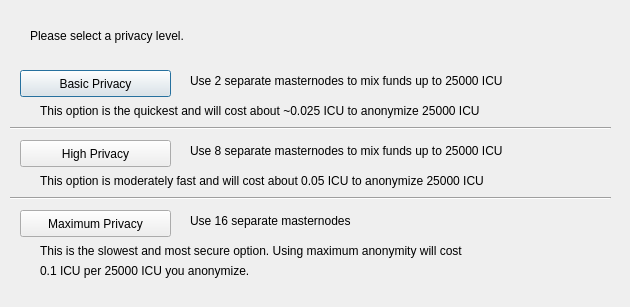
<?xml version="1.0" encoding="UTF-8"?>
<ui version="4.0">
 <class>ObfuscationConfig</class>
 <widget class="QDialog" name="ObfuscationConfig">
  <property name="geometry">
   <rect>
    <x>0</x>
    <y>0</y>
    <width>630</width>
    <height>307</height>
   </rect>
  </property>
  <property name="windowTitle">
   <string>Configure Obfuscation</string>
  </property>
  <widget class="QPushButton" name="buttonBasic">
   <property name="geometry">
    <rect>
     <x>20</x>
     <y>70</y>
     <width>151</width>
     <height>27</height>
    </rect>
   </property>
   <property name="text">
    <string>Basic Privacy</string>
   </property>
  </widget>
  <widget class="QPushButton" name="buttonHigh">
   <property name="geometry">
    <rect>
     <x>20</x>
     <y>140</y>
     <width>151</width>
     <height>27</height>
    </rect>
   </property>
   <property name="text">
    <string>High Privacy</string>
   </property>
  </widget>
  <widget class="QPushButton" name="buttonMax">
   <property name="geometry">
    <rect>
     <x>20</x>
     <y>210</y>
     <width>151</width>
     <height>27</height>
    </rect>
   </property>
   <property name="text">
    <string>Maximum Privacy</string>
   </property>
  </widget>
  <widget class="QLabel" name="label">
   <property name="geometry">
    <rect>
     <x>30</x>
     <y>20</y>
     <width>571</width>
     <height>31</height>
    </rect>
   </property>
   <property name="text">
    <string>Please select a privacy level.</string>
   </property>
  </widget>
  <widget class="QLabel" name="label_2">
   <property name="geometry">
    <rect>
     <x>190</x>
     <y>70</y>
     <width>421</width>
     <height>21</height>
    </rect>
   </property>
   <property name="text">
    <string>Use 2 separate masternodes to mix funds up to 25000 ICU</string>
   </property>
  </widget>
  <widget class="QLabel" name="label_3">
   <property name="geometry">
    <rect>
     <x>190</x>
     <y>140</y>
     <width>411</width>
     <height>21</height>
    </rect>
   </property>
   <property name="text">
    <string>Use 8 separate masternodes to mix funds up to 25000 ICU</string>
   </property>
  </widget>
  <widget class="QLabel" name="label_4">
   <property name="geometry">
    <rect>
     <x>190</x>
     <y>210</y>
     <width>421</width>
     <height>21</height>
    </rect>
   </property>
   <property name="text">
    <string>Use 16 separate masternodes</string>
   </property>
  </widget>
  <widget class="QLabel" name="label_6">
   <property name="geometry">
    <rect>
     <x>40</x>
     <y>100</y>
     <width>561</width>
     <height>21</height>
    </rect>
   </property>
   <property name="text">
    <string>This option is the quickest and will cost about ~0.025 ICU to anonymize 25000 ICU</string>
   </property>
  </widget>
  <widget class="QLabel" name="label_7">
   <property name="geometry">
    <rect>
     <x>40</x>
     <y>170</y>
     <width>561</width>
     <height>21</height>
    </rect>
   </property>
   <property name="text">
    <string>This option is moderately fast and will cost about 0.05 ICU to anonymize 25000 ICU</string>
   </property>
  </widget>
  <widget class="QLabel" name="label_8">
   <property name="geometry">
    <rect>
     <x>40</x>
     <y>240</y>
     <width>561</width>
     <height>21</height>
    </rect>
   </property>
   <property name="text">
    <string>This is the slowest and most secure option. Using maximum anonymity will cost</string>
   </property>
  </widget>
  <widget class="QLabel" name="label_9">
   <property name="geometry">
    <rect>
     <x>40</x>
     <y>260</y>
     <width>561</width>
     <height>21</height>
    </rect>
   </property>
   <property name="text">
    <string>0.1 ICU per 25000 ICU you anonymize.</string>
   </property>
  </widget>
  <widget class="Line" name="line">
   <property name="geometry">
    <rect>
     <x>10</x>
     <y>120</y>
     <width>601</width>
     <height>16</height>
    </rect>
   </property>
   <property name="orientation">
    <enum>Qt::Horizontal</enum>
   </property>
  </widget>
  <widget class="Line" name="line_2">
   <property name="geometry">
    <rect>
     <x>10</x>
     <y>190</y>
     <width>601</width>
     <height>16</height>
    </rect>
   </property>
   <property name="orientation">
    <enum>Qt::Horizontal</enum>
   </property>
  </widget>
 </widget>
 <resources/>
 <connections/>
</ui>
